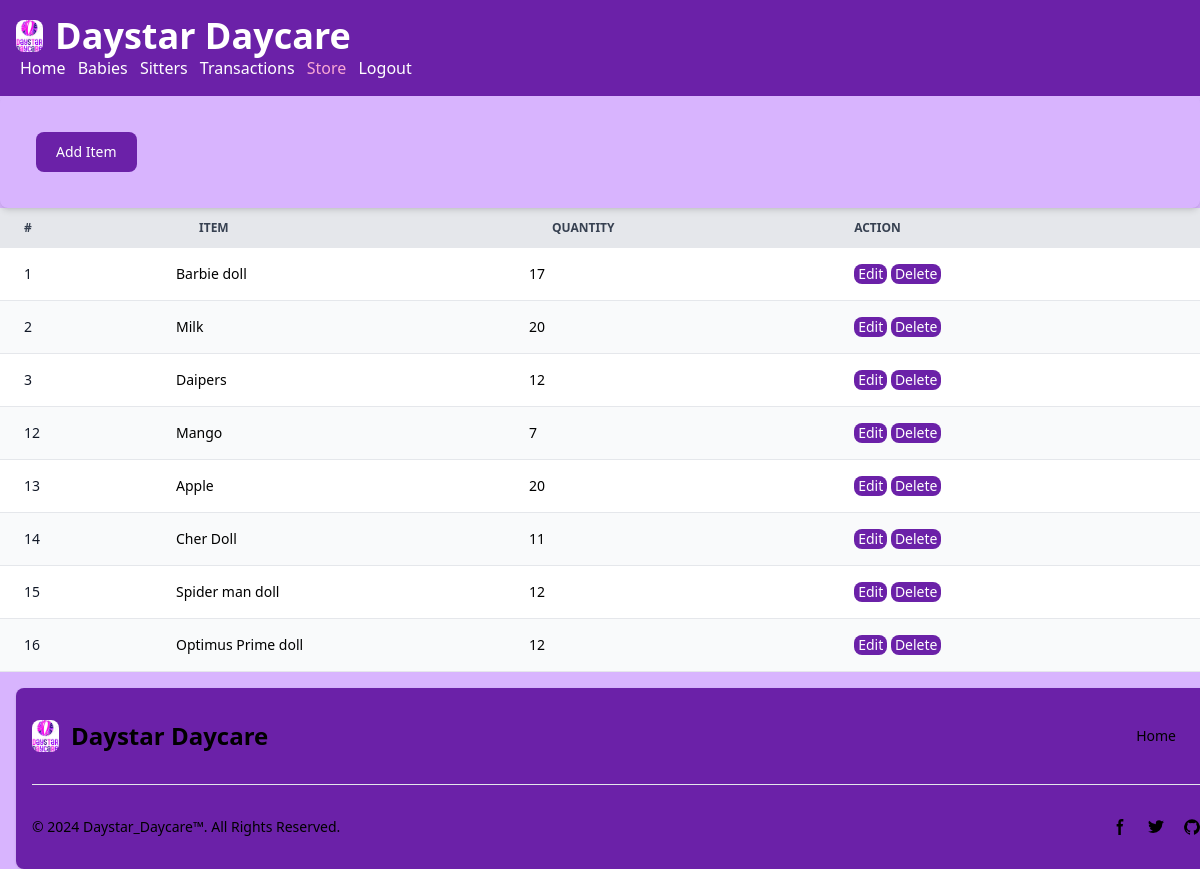
Page /baby/store on the committed database.
### baby_app/models.py (models this page shows, shortened)
class Item(models.Model):
    item_name = models.CharField(max_length=50)
    item_quantity = models.IntegerField()

### baby_app/views.py (the view)
# urls.py: path('store', views.store_view, name='store'),
def store_view(request):
    itemlist = Item.objects.all()
    return render(request, 'baby_app/store.html', {'itemlist': itemlist})

### baby_app/templates/baby_app/store.html (shortened to what this page needs)
{% load static %}
<!DOCTYPE html>
<html lang="en">
<head>
    <script src="https://cdn.tailwindcss.com"></script>
</head>
<body class="bg-purple-300 flex flex-col h-screen">
    <div class="flex-grow">
        <nav class="bg-purple-800 gap-2 p-4 items-end text-white">
            <div>
                <a href="/home" class="flex items-center mb-4 sm:mb-0 space-x-3 rtl:space-x-reverse">
                    <img src="{% static "home_app/images/daystar_logo_2.jpg" %}" class="h-8 rounded-lg" alt="Daystar_Daycare_Logo">
                    <span class="self-center text-4xl font-semibold whitespace-nowrap dark:text-white">Daystar Daycare</span>
                </a>
                <div class="justify-end">
                    <a href="/home" class="px-1">Home</a>
                    <a href="/baby/" class="px-1">Babies</a>
                    <a href="/sitter" class="px-1">Sitters</a>
                    <a href="/baby/transactions" class="px-1">Transactions</a>
                    <a href="/baby/store" class="text-pink-300 px-1">Store</a>
                    <a href="/logout" class="px-1">Logout</a>
                </div>
            </div>
        </nav>
        <div class="relative overflow-x-auto shadow-md sm:rounded-lg p-5">
            <div class="flex flex-wrap">
                <div class="p-4 w-1/2">
                    <a href="additem">
                        <button type="submit" class="text-white bg-purple-800 hover:bg-pink-300 focus:ring-4 focus:outline-none focus:ring-blue-300 font-medium rounded-lg text-sm w-full sm:w-auto px-5 py-2.5 text-center dark:bg-blue-600 dark:hover:bg-blue-700 dark:focus:ring-blue-800">Add Item</button>
                    </a>
                </div>
            </div>
        </div>
        <table class="w-full text-sm text-left rtl:text-right text-black-500 dark:text-gray-400">
            <thead class="text-xs text-gray-700 uppercase bg-gray-200 dark:bg-gray-700 dark:text-gray-400">
                <tr>
                    <th scope="col" class="px-6 py-3">
                        #
                    </th>
                    <th scope="col" class="px-6 py-3">
                        Item
                    </th>
                    <th scope="col" class="px-6 py-3">
                        Quantity
                    </th>
                    <th scope="col" class="px-6 py-3">
                        Action
                    </th>
                </tr>
            </thead>
            <tbody>
                {% for item in itemlist %}
                <tr class="odd:bg-white odd:dark:bg-gray-900 even:bg-gray-50 even:dark:bg-gray-800 border-b dark:border-gray-700">
                    <th scope="row" class="px-6 py-4 font-medium text-gray-900 whitespace-nowrap dark:text-white">{{ item.id }}</th>
                    <td px-6 py-4>{{ item.item_name }}</td>
                    <td px-6 py-4>{{ item.item_quantity }}</td>
                    <td class="px-6 py-4">
                        <a href="{% url "edititem" item.id %}">
                            <button type="submit" class="px-1 py-0 bg-purple-800 text-white hover:bg-pink-300 rounded-lg">Edit</button>
                        </a>
                        <a href="{% url "deleteitem" item.id %}">
                            <button type="submit" class="px-1 py-0 bg-purple-800 text-white hover:bg-pink-300 rounded-lg">Delete</button>
                        </a>
                    </td>
                </tr>
                {% endfor %}
            </tbody>
        </table>
    </div>
    <footer class="bg-purple-800 rounded-lg shadow dark:bg-gray-900 m-4 fixed-bottom-0 left-0 right-0 w-screen">
        <div class="w-full max-w-screen-xl mx-auto p-4 md:py-8">
            <div class="sm:flex sm:items-center sm:justify-between">
                <a href="/home" class="flex items-center mb-4 sm:mb-0 space-x-3 rtl:space-x-reverse">
                    <img src="{% static "home_app/images/daystar_logo_2.jpg" %}" class="h-8 rounded-lg" alt="Daystar_Daycare_Logo" />
                    <span class="self-center text-2xl font-semibold whitespace-nowrap dark:text-white">Daystar Daycare</span>
                </a>
                <ul class="flex flex-wrap items-center mb-6 text-sm font-medium text-black sm:mb-0 dark:text-gray-400">
                    <li>
                        <a href="/home" class="hover:underline me-4 md:me-6">Home</a>
                    </li>
                </ul>
            </div>
            <hr class="my-6 border-gray-200 sm:mx-auto dark:border-gray-700 lg:my-8" />
            <div class="sm:flex sm:items-center sm:justify-between">
                <span class="text-sm text-black sm:text-center dark:text-gray-400">© 2024 <a href="/home" class="hover:underline">Daystar_Daycare™</a>. All Rights Reserved.
                </span>
                <div class="flex mt-4 sm:justify-center sm:mt-0">
                    <a href="https://www.instagram.com/benjamin_barry65" class="text-black hover:text-gray-900 dark:hover:text-white">
                        <svg class="w-4 h-4" aria-hidden="true" xmlns="http://www.w3.org/2000/svg" fill="currentColor" viewBox="0 0 8 19">
                            <path fill-rule="evenodd" d="M6.135 3H8V0H6.135a4.147 4.147 0 0 0-4.142 4.142V6H0v3h2v9.938h3V9h2.021l.592-3H5V3.591A.6.6 0 0 1 5.592 3h.543Z" clip-rule="evenodd"/>
                        </svg>
                    </a>
                    <a href="https://twitter.com/benjaminbarry__" class="text-black hover:text-gray-900 dark:hover:text-white ms-5">
                    </a>
                    <a href="https://github.com/Benjaminbarry65" class="text-black hover:text-gray-900 dark:hover:text-white ms-5">
                    </a>
                </div>
            </div>
        </div>
    </footer>
</body>
</html>

### rows in the picture
Item: id "1", item_name "Barbie doll", item_quantity "17"
Item: id "2", item_name "Milk", item_quantity "20"
Item: id "3", item_name "Daipers", item_quantity "12"
Item: id "12", item_name "Mango", item_quantity "7"
Item: id "13", item_name "Apple", item_quantity "20"
Item: id "14", item_name "Cher Doll", item_quantity "11"
Item: id "15", item_name "Spider man doll", item_quantity "12"
Item: id "16", item_name "Optimus Prime doll", item_quantity "12"
